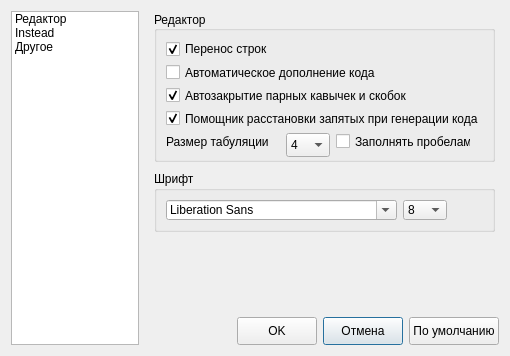
<?xml version="1.0" encoding="UTF-8"?>
<ui version="4.0">
 <class>IgeSettingsWin</class>
 <widget class="QDialog" name="IgeSettingsWin">
  <property name="geometry">
   <rect>
    <x>0</x>
    <y>0</y>
    <width>510</width>
    <height>353</height>
   </rect>
  </property>
  <property name="sizePolicy">
   <sizepolicy hsizetype="Fixed" vsizetype="Fixed">
    <horstretch>0</horstretch>
    <verstretch>0</verstretch>
   </sizepolicy>
  </property>
  <property name="minimumSize">
   <size>
    <width>510</width>
    <height>0</height>
   </size>
  </property>
  <property name="maximumSize">
   <size>
    <width>510</width>
    <height>16777215</height>
   </size>
  </property>
  <property name="windowTitle">
   <string>Настройки PyIge</string>
  </property>
  <property name="windowIcon">
   <iconset resource="../res/icons.qrc">
    <normaloff>:/MainWindow/icons/16x16/config.png</normaloff>:/MainWindow/icons/16x16/config.png</iconset>
  </property>
  <property name="sizeGripEnabled">
   <bool>false</bool>
  </property>
  <layout class="QGridLayout" name="gridLayout_3">
   <item row="1" column="5">
    <widget class="QPushButton" name="butCancel">
     <property name="minimumSize">
      <size>
       <width>0</width>
       <height>28</height>
      </size>
     </property>
     <property name="text">
      <string>Отмена</string>
     </property>
    </widget>
   </item>
   <item row="1" column="6">
    <widget class="QPushButton" name="butDefault">
     <property name="minimumSize">
      <size>
       <width>0</width>
       <height>28</height>
      </size>
     </property>
     <property name="text">
      <string>По умолчанию</string>
     </property>
    </widget>
   </item>
   <item row="0" column="2" colspan="5">
    <widget class="QStackedWidget" name="stackedWidget">
     <property name="sizePolicy">
      <sizepolicy hsizetype="Fixed" vsizetype="Preferred">
       <horstretch>0</horstretch>
       <verstretch>0</verstretch>
      </sizepolicy>
     </property>
     <property name="minimumSize">
      <size>
       <width>355</width>
       <height>300</height>
      </size>
     </property>
     <property name="maximumSize">
      <size>
       <width>355</width>
       <height>16777215</height>
      </size>
     </property>
     <property name="currentIndex">
      <number>0</number>
     </property>
     <widget class="QWidget" name="stackedWidgetPage2">
      <widget class="QGroupBox" name="groupBox_3">
       <property name="geometry">
        <rect>
         <x>10</x>
         <y>0</y>
         <width>341</width>
         <height>151</height>
        </rect>
       </property>
       <property name="sizePolicy">
        <sizepolicy hsizetype="Preferred" vsizetype="Fixed">
         <horstretch>0</horstretch>
         <verstretch>0</verstretch>
        </sizepolicy>
       </property>
       <property name="sizeIncrement">
        <size>
         <width>0</width>
         <height>0</height>
        </size>
       </property>
       <property name="title">
        <string>Редактор</string>
       </property>
       <property name="alignment">
        <set>Qt::AlignLeading|Qt::AlignLeft|Qt::AlignVCenter</set>
       </property>
       <property name="flat">
        <bool>false</bool>
       </property>
       <property name="checkable">
        <bool>false</bool>
       </property>
       <layout class="QGridLayout" name="gridLayout_4">
        <item row="4" column="5">
         <spacer name="horizontalSpacer_2">
          <property name="orientation">
           <enum>Qt::Horizontal</enum>
          </property>
          <property name="sizeHint" stdset="0">
           <size>
            <width>40</width>
            <height>20</height>
           </size>
          </property>
         </spacer>
        </item>
        <item row="4" column="0">
         <widget class="QLabel" name="label_4">
          <property name="sizePolicy">
           <sizepolicy hsizetype="Fixed" vsizetype="Preferred">
            <horstretch>0</horstretch>
            <verstretch>0</verstretch>
           </sizepolicy>
          </property>
          <property name="frameShape">
           <enum>QFrame::NoFrame</enum>
          </property>
          <property name="frameShadow">
           <enum>QFrame::Plain</enum>
          </property>
          <property name="text">
           <string>Размер табуляции</string>
          </property>
         </widget>
        </item>
        <item row="1" column="0" colspan="5">
         <widget class="QCheckBox" name="Autocompletion">
          <property name="enabled">
           <bool>true</bool>
          </property>
          <property name="text">
           <string>Автоматическое дополнение кода</string>
          </property>
          <property name="checked">
           <bool>false</bool>
          </property>
         </widget>
        </item>
        <item row="3" column="0" colspan="6">
         <widget class="QCheckBox" name="AutoComma">
          <property name="enabled">
           <bool>true</bool>
          </property>
          <property name="text">
           <string>Помощник расстановки запятых при генерации кода</string>
          </property>
          <property name="checked">
           <bool>true</bool>
          </property>
         </widget>
        </item>
        <item row="2" column="0" colspan="5">
         <widget class="QCheckBox" name="BracesCompletion">
          <property name="enabled">
           <bool>true</bool>
          </property>
          <property name="text">
           <string>Автозакрытие парных кавычек и скобок</string>
          </property>
          <property name="checked">
           <bool>true</bool>
          </property>
         </widget>
        </item>
        <item row="4" column="2">
         <widget class="QComboBox" name="TabSize">
          <property name="sizePolicy">
           <sizepolicy hsizetype="Fixed" vsizetype="Fixed">
            <horstretch>0</horstretch>
            <verstretch>0</verstretch>
           </sizepolicy>
          </property>
          <property name="minimumSize">
           <size>
            <width>0</width>
            <height>24</height>
           </size>
          </property>
          <property name="currentIndex">
           <number>1</number>
          </property>
          <item>
           <property name="text">
            <string>2</string>
           </property>
          </item>
          <item>
           <property name="text">
            <string>4</string>
           </property>
          </item>
          <item>
           <property name="text">
            <string>6</string>
           </property>
          </item>
          <item>
           <property name="text">
            <string>8</string>
           </property>
          </item>
          <item>
           <property name="text">
            <string>10</string>
           </property>
          </item>
          <item>
           <property name="text">
            <string>12</string>
           </property>
          </item>
         </widget>
        </item>
        <item row="0" column="0">
         <widget class="QCheckBox" name="WrapStrins">
          <property name="enabled">
           <bool>true</bool>
          </property>
          <property name="text">
           <string>Перенос строк</string>
          </property>
          <property name="checked">
           <bool>true</bool>
          </property>
         </widget>
        </item>
        <item row="4" column="3">
         <widget class="QCheckBox" name="UseSpaces">
          <property name="enabled">
           <bool>true</bool>
          </property>
          <property name="sizePolicy">
           <sizepolicy hsizetype="Minimum" vsizetype="Fixed">
            <horstretch>0</horstretch>
            <verstretch>0</verstretch>
           </sizepolicy>
          </property>
          <property name="text">
           <string>Заполнять пробелами</string>
          </property>
          <property name="checked">
           <bool>false</bool>
          </property>
         </widget>
        </item>
       </layout>
      </widget>
      <widget class="QGroupBox" name="groupBox_2">
       <property name="geometry">
        <rect>
         <x>10</x>
         <y>160</y>
         <width>341</width>
         <height>61</height>
        </rect>
       </property>
       <property name="sizePolicy">
        <sizepolicy hsizetype="Preferred" vsizetype="Fixed">
         <horstretch>0</horstretch>
         <verstretch>0</verstretch>
        </sizepolicy>
       </property>
       <property name="title">
        <string>Шрифт</string>
       </property>
       <layout class="QHBoxLayout" name="horizontalLayout_2">
        <item>
         <widget class="QFontComboBox" name="FontName"/>
        </item>
        <item>
         <widget class="QComboBox" name="FontSize">
          <item>
           <property name="text">
            <string>8</string>
           </property>
          </item>
          <item>
           <property name="text">
            <string>9</string>
           </property>
          </item>
          <item>
           <property name="text">
            <string>10</string>
           </property>
          </item>
          <item>
           <property name="text">
            <string>11</string>
           </property>
          </item>
          <item>
           <property name="text">
            <string>12</string>
           </property>
          </item>
          <item>
           <property name="text">
            <string>13</string>
           </property>
          </item>
          <item>
           <property name="text">
            <string>14</string>
           </property>
          </item>
          <item>
           <property name="text">
            <string>16</string>
           </property>
          </item>
          <item>
           <property name="text">
            <string>18</string>
           </property>
          </item>
          <item>
           <property name="text">
            <string>24</string>
           </property>
          </item>
          <item>
           <property name="text">
            <string>28</string>
           </property>
          </item>
          <item>
           <property name="text">
            <string>32</string>
           </property>
          </item>
         </widget>
        </item>
        <item>
         <spacer name="horizontalSpacer_3">
          <property name="orientation">
           <enum>Qt::Horizontal</enum>
          </property>
          <property name="sizeHint" stdset="0">
           <size>
            <width>40</width>
            <height>20</height>
           </size>
          </property>
         </spacer>
        </item>
       </layout>
      </widget>
     </widget>
     <widget class="QWidget" name="stackedWidgetPage1">
      <widget class="QGroupBox" name="groupBox">
       <property name="geometry">
        <rect>
         <x>10</x>
         <y>0</y>
         <width>341</width>
         <height>121</height>
        </rect>
       </property>
       <property name="sizePolicy">
        <sizepolicy hsizetype="Preferred" vsizetype="Fixed">
         <horstretch>0</horstretch>
         <verstretch>0</verstretch>
        </sizepolicy>
       </property>
       <property name="title">
        <string>INSTEAD</string>
       </property>
       <layout class="QGridLayout" name="gridLayout">
        <item row="3" column="1">
         <widget class="QLineEdit" name="Path">
          <property name="sizePolicy">
           <sizepolicy hsizetype="Preferred" vsizetype="Fixed">
            <horstretch>0</horstretch>
            <verstretch>0</verstretch>
           </sizepolicy>
          </property>
          <property name="minimumSize">
           <size>
            <width>200</width>
            <height>24</height>
           </size>
          </property>
         </widget>
        </item>
        <item row="6" column="0">
         <widget class="QLabel" name="label_2">
          <property name="sizePolicy">
           <sizepolicy hsizetype="Fixed" vsizetype="Preferred">
            <horstretch>0</horstretch>
            <verstretch>0</verstretch>
           </sizepolicy>
          </property>
          <property name="frameShape">
           <enum>QFrame::NoFrame</enum>
          </property>
          <property name="frameShadow">
           <enum>QFrame::Plain</enum>
          </property>
          <property name="text">
           <string>Опции запуска</string>
          </property>
         </widget>
        </item>
        <item row="6" column="1" colspan="2">
         <widget class="QLineEdit" name="Options">
          <property name="minimumSize">
           <size>
            <width>200</width>
            <height>24</height>
           </size>
          </property>
          <property name="baseSize">
           <size>
            <width>0</width>
            <height>0</height>
           </size>
          </property>
          <property name="text">
           <string/>
          </property>
         </widget>
        </item>
        <item row="3" column="0">
         <widget class="QLabel" name="label">
          <property name="sizePolicy">
           <sizepolicy hsizetype="Fixed" vsizetype="Preferred">
            <horstretch>0</horstretch>
            <verstretch>0</verstretch>
           </sizepolicy>
          </property>
          <property name="frameShape">
           <enum>QFrame::NoFrame</enum>
          </property>
          <property name="frameShadow">
           <enum>QFrame::Plain</enum>
          </property>
          <property name="text">
           <string>Путь к INSTEAD</string>
          </property>
         </widget>
        </item>
        <item row="3" column="2">
         <widget class="QPushButton" name="butInstead">
          <property name="text">
           <string/>
          </property>
          <property name="icon">
           <iconset resource="../res/icons.qrc">
            <normaloff>:/MainWindow/icons/32x32/open.png</normaloff>:/MainWindow/icons/32x32/open.png</iconset>
          </property>
          <property name="iconSize">
           <size>
            <width>16</width>
            <height>16</height>
           </size>
          </property>
         </widget>
        </item>
        <item row="7" column="1">
         <widget class="QLabel" name="label_3">
          <property name="font">
           <font>
            <pointsize>7</pointsize>
           </font>
          </property>
          <property name="frameShape">
           <enum>QFrame::NoFrame</enum>
          </property>
          <property name="frameShadow">
           <enum>QFrame::Plain</enum>
          </property>
          <property name="text">
           <string>%1 - имя директории, где находятся все игры
%2 - имя директории с игрой</string>
          </property>
         </widget>
        </item>
       </layout>
      </widget>
     </widget>
     <widget class="QWidget" name="stackedWidgetPage3">
      <widget class="QGroupBox" name="groupBox3">
       <property name="geometry">
        <rect>
         <x>10</x>
         <y>0</y>
         <width>341</width>
         <height>151</height>
        </rect>
       </property>
       <property name="sizePolicy">
        <sizepolicy hsizetype="Preferred" vsizetype="Fixed">
         <horstretch>0</horstretch>
         <verstretch>0</verstretch>
        </sizepolicy>
       </property>
       <property name="title">
        <string>Другие опции</string>
       </property>
       <layout class="QGridLayout" name="gridLayout_2">
        <item row="4" column="0">
         <widget class="QCheckBox" name="Cleanlooks">
          <property name="enabled">
           <bool>true</bool>
          </property>
          <property name="text">
           <string>Стиль оформления Cleanlooks (необходим перезапуск)</string>
          </property>
          <property name="checked">
           <bool>false</bool>
          </property>
         </widget>
        </item>
        <item row="5" column="0">
         <widget class="QCheckBox" name="DefColor">
          <property name="enabled">
           <bool>true</bool>
          </property>
          <property name="text">
           <string>Стандартная палитра Cleanlooks</string>
          </property>
          <property name="checked">
           <bool>false</bool>
          </property>
         </widget>
        </item>
        <item row="2" column="0">
         <widget class="QCheckBox" name="Backup">
          <property name="enabled">
           <bool>true</bool>
          </property>
          <property name="text">
           <string>Делать резервную копию проекта перед сохранением</string>
          </property>
          <property name="checked">
           <bool>true</bool>
          </property>
         </widget>
        </item>
        <item row="0" column="0">
         <widget class="QCheckBox" name="LastLoad">
          <property name="enabled">
           <bool>true</bool>
          </property>
          <property name="text">
           <string>Загружать последний проект при запуске программы</string>
          </property>
          <property name="checked">
           <bool>true</bool>
          </property>
         </widget>
        </item>
        <item row="3" column="0">
         <widget class="QCheckBox" name="ConfirmDelete">
          <property name="enabled">
           <bool>true</bool>
          </property>
          <property name="text">
           <string>Подстверждение удаления объектов</string>
          </property>
          <property name="checked">
           <bool>true</bool>
          </property>
         </widget>
        </item>
       </layout>
      </widget>
     </widget>
    </widget>
   </item>
   <item row="0" column="1" rowspan="2">
    <widget class="QListWidget" name="listWidget">
     <property name="sizePolicy">
      <sizepolicy hsizetype="Fixed" vsizetype="Expanding">
       <horstretch>0</horstretch>
       <verstretch>0</verstretch>
      </sizepolicy>
     </property>
     <property name="minimumSize">
      <size>
       <width>128</width>
       <height>0</height>
      </size>
     </property>
     <property name="maximumSize">
      <size>
       <width>128</width>
       <height>16777215</height>
      </size>
     </property>
     <property name="layoutDirection">
      <enum>Qt::LeftToRight</enum>
     </property>
     <property name="frameShape">
      <enum>QFrame::StyledPanel</enum>
     </property>
     <property name="verticalScrollBarPolicy">
      <enum>Qt::ScrollBarAlwaysOff</enum>
     </property>
     <property name="horizontalScrollBarPolicy">
      <enum>Qt::ScrollBarAlwaysOff</enum>
     </property>
     <property name="alternatingRowColors">
      <bool>false</bool>
     </property>
     <property name="selectionBehavior">
      <enum>QAbstractItemView::SelectItems</enum>
     </property>
     <property name="iconSize">
      <size>
       <width>128</width>
       <height>128</height>
      </size>
     </property>
     <property name="textElideMode">
      <enum>Qt::ElideRight</enum>
     </property>
     <property name="verticalScrollMode">
      <enum>QAbstractItemView::ScrollPerPixel</enum>
     </property>
     <property name="horizontalScrollMode">
      <enum>QAbstractItemView::ScrollPerPixel</enum>
     </property>
     <property name="movement">
      <enum>QListView::Static</enum>
     </property>
     <property name="flow">
      <enum>QListView::TopToBottom</enum>
     </property>
     <property name="layoutMode">
      <enum>QListView::SinglePass</enum>
     </property>
     <property name="spacing">
      <number>6</number>
     </property>
     <property name="viewMode">
      <enum>QListView::ListMode</enum>
     </property>
     <item>
      <property name="text">
       <string>Редактор</string>
      </property>
      <property name="icon">
       <iconset resource="../res/icons.qrc">
        <normaloff>:/MainWindow/icons/32x32/editorset.png</normaloff>:/MainWindow/icons/32x32/editorset.png</iconset>
      </property>
     </item>
     <item>
      <property name="text">
       <string>Instead</string>
      </property>
      <property name="icon">
       <iconset resource="../res/icons.qrc">
        <normaloff>:/MainWindow/icons/32x32/runset.png</normaloff>:/MainWindow/icons/32x32/runset.png</iconset>
      </property>
      <property name="flags">
       <set>ItemIsSelectable|ItemIsEnabled</set>
      </property>
     </item>
     <item>
      <property name="text">
       <string>Другое</string>
      </property>
      <property name="icon">
       <iconset resource="../res/icons.qrc">
        <normaloff>:/MainWindow/icons/32x32/otherset.png</normaloff>:/MainWindow/icons/32x32/otherset.png</iconset>
      </property>
     </item>
    </widget>
   </item>
   <item row="1" column="3">
    <spacer name="horizontalSpacer">
     <property name="orientation">
      <enum>Qt::Horizontal</enum>
     </property>
     <property name="sizeHint" stdset="0">
      <size>
       <width>40</width>
       <height>20</height>
      </size>
     </property>
    </spacer>
   </item>
   <item row="1" column="4">
    <widget class="QPushButton" name="butOk">
     <property name="minimumSize">
      <size>
       <width>0</width>
       <height>28</height>
      </size>
     </property>
     <property name="text">
      <string>OK</string>
     </property>
    </widget>
   </item>
  </layout>
 </widget>
 <resources>
  <include location="../res/icons.qrc"/>
 </resources>
 <connections>
  <connection>
   <sender>butCancel</sender>
   <signal>clicked()</signal>
   <receiver>IgeSettingsWin</receiver>
   <slot>reject()</slot>
   <hints>
    <hint type="sourcelabel">
     <x>454</x>
     <y>285</y>
    </hint>
    <hint type="destinationlabel">
     <x>252</x>
     <y>154</y>
    </hint>
   </hints>
  </connection>
  <connection>
   <sender>butOk</sender>
   <signal>clicked()</signal>
   <receiver>IgeSettingsWin</receiver>
   <slot>accept()</slot>
   <hints>
    <hint type="sourcelabel">
     <x>364</x>
     <y>285</y>
    </hint>
    <hint type="destinationlabel">
     <x>252</x>
     <y>154</y>
    </hint>
   </hints>
  </connection>
  <connection>
   <sender>listWidget</sender>
   <signal>currentRowChanged(int)</signal>
   <receiver>stackedWidget</receiver>
   <slot>setCurrentIndex(int)</slot>
   <hints>
    <hint type="sourcelabel">
     <x>72</x>
     <y>198</y>
    </hint>
    <hint type="destinationlabel">
     <x>323</x>
     <y>198</y>
    </hint>
   </hints>
  </connection>
 </connections>
</ui>
